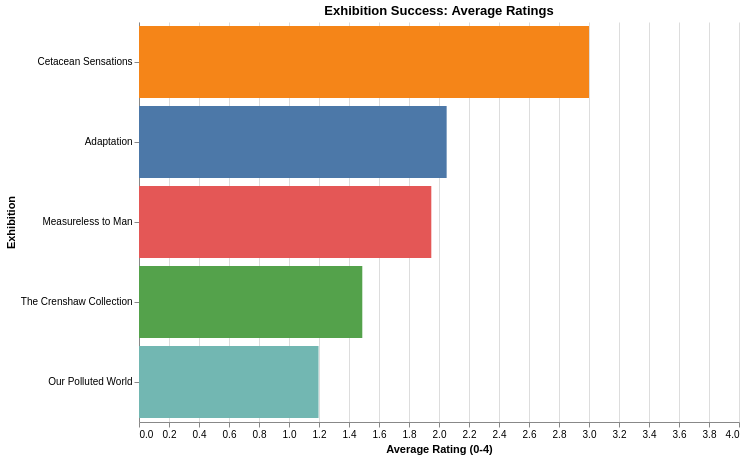

Source (notebook cell):
### Code cell
alt.Chart(ratings_df).mark_bar(color='steelblue').encode(
    x=alt.X('avg_rating:Q', title='Average Rating (0-4)',
            scale=alt.Scale(domain=[0, 4])),
    y=alt.Y('name:N', sort='-x', title='Exhibition'),
    tooltip=['name', 'avg_rating', 'num_ratings'],
    color=alt.Color('name:N', legend=None),
).properties(
    title='Exhibition Success: Average Ratings',
    width=600,
    height=400
).configure_view(strokeWidth=0)

### Figure 1 — Vega-Lite specification as saved in the notebook (floating-point values rounded to 4 significant figures)
{"config": {"view": {"continuousWidth": 300, "continuousHeight": 300, "strokeWidth": 0}}, "data": {"name": "data-b8f015e92f89bb675a774322905645c7"}, "mark": {"type": "bar", "color": "steelblue"}, "encoding": {"color": {"field": "name", "legend": null, "type": "nominal"}, "tooltip": [{"field": "name", "type": "nominal"}, {"field": "avg_rating", "type": "quantitative"}, {"field": "num_ratings", "type": "quantitative"}], "x": {"field": "avg_rating", "scale": {"domain": [0, 4]}, "title": "Average Rating (0-4)", "type": "quantitative"}, "y": {"field": "name", "sort": "-x", "title": "Exhibition", "type": "nominal"}}, "height": 400, "title": "Exhibition Success: Average Ratings", "width": 600, "$schema": "https://vega.github.io/schema/vega-lite/v6.1.0.json", "datasets": {"data-b8f015e92f89bb675a774322905645c7": [{"name": "Cetacean Sensations", "floor": 1, "avg_rating": 3.0, "num_ratings": 117}, {"name": "Adaptation", "floor": -1, "avg_rating": 2.051, "num_ratings": 98}, {"name": "Measureless to Man", "floor": 1, "avg_rating": 1.949, "num_ratings": 78}, {"name": "The Crenshaw Collection", "floor": 2, "avg_rating": 1.489, "num_ratings": 88}, {"name": "Our Polluted World", "floor": 3, "avg_rating": 1.197, "num_ratings": 132}]}}
